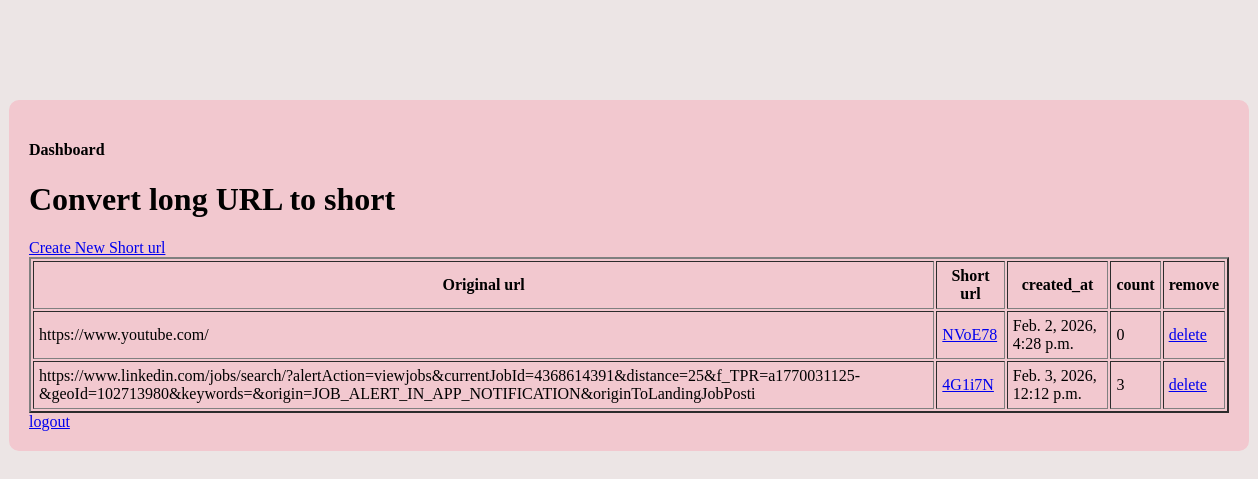
The page /dashboard/ (signed in) on the database its author committed.
### shortner/models.py (models this page shows, shortened)
class ShortURL(models.Model):
    user = models.ForeignKey(User,on_delete=models.CASCADE)
    original_url = models.URLField()
    short_code = models.CharField(max_length=10,unique=True)
    clicks = models.PositiveIntegerField(default=0)
    created_at = models.DateTimeField(auto_now_add=True)

### urlshortner/middleware.py (the view)
    def wrapped(request,*args,**kwargs):
        if request.user.is_authenticated == False:
            return redirect('login')
        return view_function(request,*args,**kwargs)

### accounts/views.py (called while the page is built)
@auth
def dashboard(request):
    urls = ShortURL.objects.filter(user=request.user)
    return render(request,'accounts/dashboard.html',{'urls':urls})

### accounts/templates/accounts/dashboard.html (shortened to what this page needs)
{% extends "index.html" %}
{% block content %}
<div class="container">
  <div>
    <h4>Dashboard</h4>
    <h1>Convert long URL to short</h1>
    <a href="{%url 'create_short_url'%}">Create New Short url</a>
  <table border="2" cellpadding="5">
    <tr>
      <th>Original url</th>
      <th>Short url</th>
      <th>created_at</th>
      <th>count</th>
      <th>remove</th>
    </tr>
    {%for url in urls%}
    <tr>
      <td>{{url.original_url}}</td>
      <td>
        <a href="{% url 'redirect_short' url.short_code%}">{{url.short_code}}</a>
      </td>
      <td>{{url.created_at}}</td>
      <td>{{url.clicks}}</td>
      <td><a href="{%url 'delete' url.pk%}">delete</a></td>
    </tr>
    {% empty %}
    <tr>
      <td colspan="2">No URLS Yet</td>
    </tr>
    {%endfor%}
  </table >
  <a href="{% url 'logout'%}">logout</a>
  </div>
</div>
{% endblock %}

### staticfiles/css/style.css (style rules this page uses)
body { background: #ece5e5; }
.container { display: flex; justify-content: center; align-items: center; background: rgb(242, 200, 207); margin: 100px auto; width: 1200px; padding: 20px; border-radius: 10px; }

### rows shown on the page
ShortURL: original_url "https://www.youtube.com/", short_code "NVoE78", created_at "Feb. 2, 2026, 4:28 p.m.", clicks "0"
ShortURL: original_url "https://www.linkedin.com/jobs/search/?alertAction=viewjobs&currentJobId=4368614391&distance=25&f_TPR=a1770031125-&geoId=102713980&keywords=&origin=JOB_ALERT_IN_APP_NOTIFICATION&originToLandingJobPosti", short_code "4G1i7N", created_at "Feb. 3, 2026, 12:12 p.m.", clicks "3"
